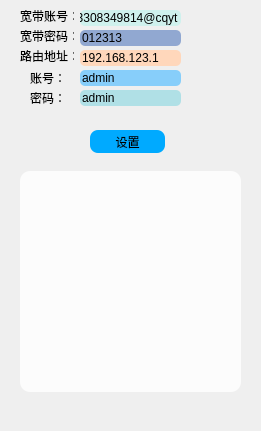
<?xml version="1.0" encoding="UTF-8"?>
<ui version="4.0">
 <class>MainWindow</class>
 <widget class="QMainWindow" name="MainWindow">
  <property name="geometry">
   <rect>
    <x>0</x>
    <y>0</y>
    <width>261</width>
    <height>431</height>
   </rect>
  </property>
  <property name="minimumSize">
   <size>
    <width>261</width>
    <height>431</height>
   </size>
  </property>
  <property name="maximumSize">
   <size>
    <width>261</width>
    <height>431</height>
   </size>
  </property>
  <property name="windowTitle">
   <string>Padavan</string>
  </property>
  <property name="windowIcon">
   <iconset resource="qrc/img.qrc">
    <normaloff>:/newPrefix/favicon.ico</normaloff>:/newPrefix/favicon.ico</iconset>
  </property>
  <property name="styleSheet">
   <string notr="true">
</string>
  </property>
  <property name="iconSize">
   <size>
    <width>16</width>
    <height>16</height>
   </size>
  </property>
  <widget class="QWidget" name="centralwidget">
   <property name="styleSheet">
    <string notr="true"/>
   </property>
   <widget class="QPushButton" name="pushButton">
    <property name="geometry">
     <rect>
      <x>90</x>
      <y>130</y>
      <width>75</width>
      <height>23</height>
     </rect>
    </property>
    <property name="styleSheet">
     <string notr="true">border-radius:8px;
background-color: rgb(0, 170, 255);</string>
    </property>
    <property name="text">
     <string>设置</string>
    </property>
    <property name="icon">
     <iconset resource="qrc/img.qrc">
      <normaloff>:/newPrefix/bitbug_favicon.ico</normaloff>:/newPrefix/bitbug_favicon.ico</iconset>
    </property>
    <property name="checkable">
     <bool>true</bool>
    </property>
    <property name="checked">
     <bool>true</bool>
    </property>
    <property name="autoRepeat">
     <bool>true</bool>
    </property>
    <property name="autoExclusive">
     <bool>true</bool>
    </property>
   </widget>
   <widget class="QLineEdit" name="one">
    <property name="geometry">
     <rect>
      <x>80</x>
      <y>10</y>
      <width>101</width>
      <height>16</height>
     </rect>
    </property>
    <property name="styleSheet">
     <string notr="true">border-radius:5px;
background-color: rgb(207,241,237);</string>
    </property>
    <property name="text">
     <string>13308349814@cqyt</string>
    </property>
   </widget>
   <widget class="QLabel" name="NetAccount">
    <property name="geometry">
     <rect>
      <x>20</x>
      <y>10</y>
      <width>54</width>
      <height>12</height>
     </rect>
    </property>
    <property name="styleSheet">
     <string notr="true">background-color:rgba(255,255,255,0);</string>
    </property>
    <property name="text">
     <string>宽带账号：</string>
    </property>
   </widget>
   <widget class="QLineEdit" name="five">
    <property name="geometry">
     <rect>
      <x>80</x>
      <y>90</y>
      <width>101</width>
      <height>16</height>
     </rect>
    </property>
    <property name="styleSheet">
     <string notr="true">border-radius:5px;
background-color: rgb(176,224,230);</string>
    </property>
    <property name="text">
     <string>admin</string>
    </property>
   </widget>
   <widget class="QLineEdit" name="two">
    <property name="geometry">
     <rect>
      <x>80</x>
      <y>30</y>
      <width>101</width>
      <height>16</height>
     </rect>
    </property>
    <property name="styleSheet">
     <string notr="true">background-color: rgb(145,168,209);
border-radius:5px;</string>
    </property>
    <property name="text">
     <string>012313</string>
    </property>
   </widget>
   <widget class="QLineEdit" name="four">
    <property name="geometry">
     <rect>
      <x>80</x>
      <y>70</y>
      <width>101</width>
      <height>16</height>
     </rect>
    </property>
    <property name="styleSheet">
     <string notr="true">border-radius:5px;
background-color: rgb(135,206,250);</string>
    </property>
    <property name="text">
     <string>admin</string>
    </property>
   </widget>
   <widget class="QLineEdit" name="three">
    <property name="geometry">
     <rect>
      <x>80</x>
      <y>50</y>
      <width>101</width>
      <height>16</height>
     </rect>
    </property>
    <property name="styleSheet">
     <string notr="true">border-radius:5px;
background-color: rgb(255,215,187);</string>
    </property>
    <property name="text">
     <string>192.168.123.1</string>
    </property>
   </widget>
   <widget class="QLabel" name="NetPassword">
    <property name="geometry">
     <rect>
      <x>20</x>
      <y>30</y>
      <width>54</width>
      <height>12</height>
     </rect>
    </property>
    <property name="styleSheet">
     <string notr="true">background-color:rgba(255,255,255,0);</string>
    </property>
    <property name="text">
     <string>宽带密码：</string>
    </property>
   </widget>
   <widget class="QLabel" name="ip_address">
    <property name="geometry">
     <rect>
      <x>20</x>
      <y>50</y>
      <width>54</width>
      <height>12</height>
     </rect>
    </property>
    <property name="styleSheet">
     <string notr="true">background-color:rgba(255,255,255,0);</string>
    </property>
    <property name="text">
     <string>路由地址：</string>
    </property>
   </widget>
   <widget class="QLabel" name="ip_scount">
    <property name="geometry">
     <rect>
      <x>30</x>
      <y>70</y>
      <width>31</width>
      <height>16</height>
     </rect>
    </property>
    <property name="styleSheet">
     <string notr="true">background-color:rgba(255,255,255,0);</string>
    </property>
    <property name="text">
     <string>账号：</string>
    </property>
   </widget>
   <widget class="QLabel" name="ip_password">
    <property name="geometry">
     <rect>
      <x>30</x>
      <y>90</y>
      <width>31</width>
      <height>16</height>
     </rect>
    </property>
    <property name="styleSheet">
     <string notr="true">background-color:rgba(255,255,255,0);</string>
    </property>
    <property name="text">
     <string>密码：</string>
    </property>
   </widget>
   <widget class="QLabel" name="label">
    <property name="geometry">
     <rect>
      <x>0</x>
      <y>-9</y>
      <width>261</width>
      <height>531</height>
     </rect>
    </property>
    <property name="text">
     <string/>
    </property>
    <property name="pixmap">
     <pixmap resource="qrc/img.qrc">:/newPrefix/1234.png</pixmap>
    </property>
    <property name="scaledContents">
     <bool>true</bool>
    </property>
   </widget>
   <widget class="QTextBrowser" name="textBrowser">
    <property name="geometry">
     <rect>
      <x>20</x>
      <y>171</y>
      <width>221</width>
      <height>221</height>
     </rect>
    </property>
    <property name="styleSheet">
     <string notr="true">background-color:rgba(255,255,255,0.8);
font: 14pt &quot;Arial&quot;;
border-radius:10px;</string>
    </property>
   </widget>
   <widget class="QLabel" name="what_ip">
    <property name="geometry">
     <rect>
      <x>20</x>
      <y>400</y>
      <width>221</width>
      <height>20</height>
     </rect>
    </property>
    <property name="text">
     <string/>
    </property>
   </widget>
   <zorder>label</zorder>
   <zorder>five</zorder>
   <zorder>one</zorder>
   <zorder>NetAccount</zorder>
   <zorder>three</zorder>
   <zorder>NetPassword</zorder>
   <zorder>ip_address</zorder>
   <zorder>ip_scount</zorder>
   <zorder>ip_password</zorder>
   <zorder>four</zorder>
   <zorder>two</zorder>
   <zorder>pushButton</zorder>
   <zorder>textBrowser</zorder>
   <zorder>what_ip</zorder>
  </widget>
 </widget>
 <resources>
  <include location="qrc/img.qrc"/>
 </resources>
 <connections/>
</ui>
